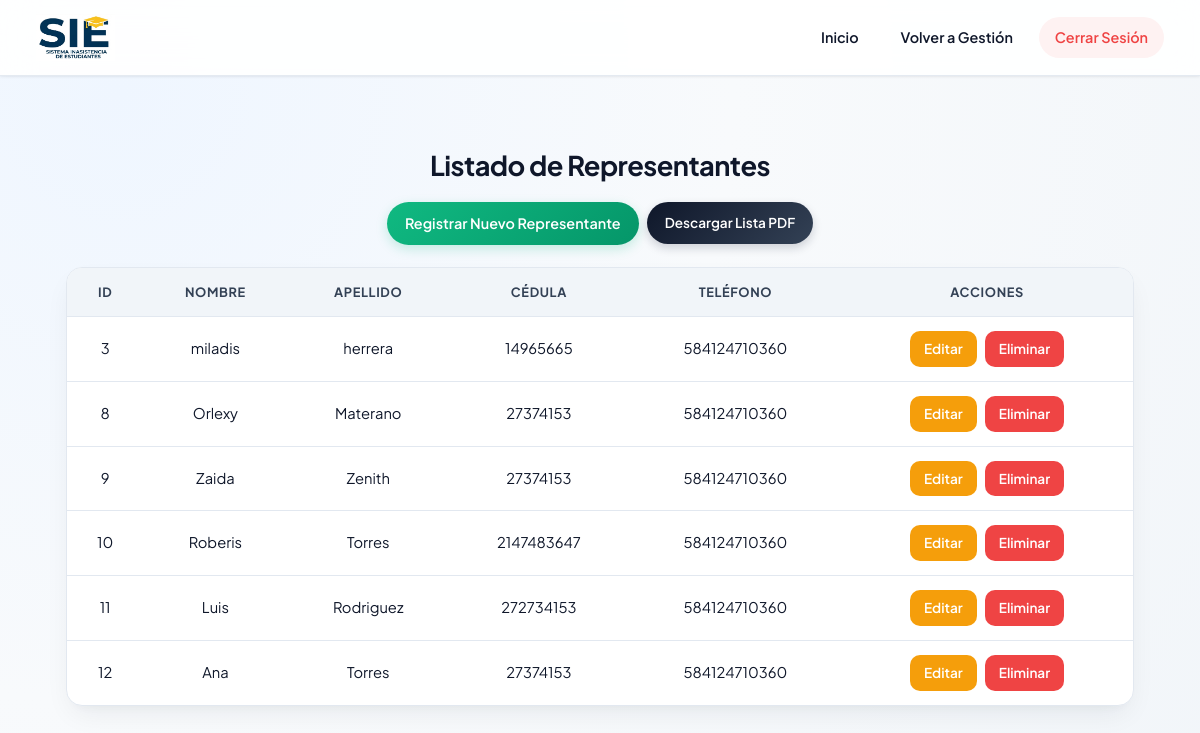
/visual/representantes.php (signed in), run on the app's committed database.
### tables this page shows
CREATE TABLE `representantes` (
  `id_representante` int(11) NOT NULL AUTO_INCREMENT,
  `nombre` varchar(100) NOT NULL,
  `apellido` varchar(100) NOT NULL,
  `cedula` varchar(20) NOT NULL,
  `telefono` varchar(20) NOT NULL,
  PRIMARY KEY (`id_representante`)
);

### visual/representantes.php (the view, shortened to what this page needs)
<?php
require_once __DIR__ . '/../config/conexion.php';
$resultado = $conn->query("SELECT * FROM representantes ORDER BY id_representante");
?>
<!DOCTYPE html>
<html lang="es">
<head>
    <link rel="stylesheet" href="../css/estilos.css">
</head>
<body>
    <header class="header-fijo">
        <div class="logo">
            <img src="logo.png" alt="Logo">
        </div>
        <nav>
            <ul>
                <li><a href="../api/dashboard.php">Inicio</a></li>
                <li><a href="gestionar.php">Volver a Gestión</a></li>
                <li><a href="../api/logout.php">Cerrar Sesión</a></li>
            </ul>
        </nav>
    </header>
    <main style="margin-top: 120px; text-align: center;">
        <h2>Listado de Representantes</h2>
        <div class="acciones-container" style="margin: 14px 0 22px 0;">
            <a href="formulario_repre.php" class="btn-nuevo" style="margin: 0;">Registrar Nuevo Representante</a>
            <a href="../api/generar_pdf.php?tipo=listado_general&modulo=representantes" class="btn-pdf" style="padding: 10px 18px; border-radius: 999px;">Descargar Lista PDF</a>
        </div>
        <table>
            <tr>
                <th>ID</th>
                <th>Nombre</th>
                <th>Apellido</th>
                <th>Cédula</th>
                <th>Teléfono</th>
                <th>Acciones</th>
            </tr>
            <?php
            if ($resultado && $resultado->num_rows > 0) {
                while ($row = $resultado->fetch_assoc()) {
            ?>
            <tr>
                <td><?php echo (int) $row['id_representante']; ?></td>
                <td><?php echo htmlspecialchars($row['nombre']); ?></td>
                <td><?php echo htmlspecialchars($row['apellido']); ?></td>
                <td><?php echo htmlspecialchars($row['cedula']); ?></td>
                <td><?php echo htmlspecialchars($row['telefono']); ?></td>
                <td>
                    <div class="acciones-container">
                        <a href="editar_representante.php?id=<?php echo (int) $row['id_representante']; ?>" class="btn-editar">Editar</a>
                        <a href="../api/eliminar.php?tabla=representantes&id=<?php echo (int) $row['id_representante']; ?>"
                           class="btn-eliminar"
                           onclick="return confirm('¿Estás seguro de que deseas eliminar este representante?');">
                           Eliminar
                        </a>
                    </div>
                </td>
            </tr>
            <?php
                }
            } else {
                echo "<tr><td colspan='6'>No hay representantes registrados.</td></tr>";
            }
            ?>
        </table>
    </main>
</body>
</html>

### css/estilos.css (style rules this page uses)
:root { --primary: #2563eb; --primary-hover: #1d4ed8; --primary-soft: #eff6ff; --secondary: #0f172a; --success: #10b981; --success-hover: #059669; --success-soft: #ecfdf5; --warning: #f59e0b; --warning-hover: #d97706; --warning-soft: #fffbeb; --danger: #ef4444; --danger-hover: #dc2626; --danger-soft: #fef2f2; --bg-main: #f8fafc; --bg-gradient: radial-gradient(circle at 10% 10%, #eff6ff 0%, #f8fafc 45%, #f1f5f9 100%); --surface: #ffffff; --text-main: #0f172a; --text-muted: #64748b; --border-color: #e2e8f0; --radius-sm: 10px; --radius-md: 16px; --radius-lg: 22px; --shadow-sm: 0 1px 3px rgba(15, 23, 42, 0.05), 0 1px 2px rgba(15, 23, 42, 0.03); --shadow-md: 0 12px 28px -6px rgba(15, 23, 42, 0.07), 0 8px 12px -6px rgba(15, 23, 42, 0.04); --shadow-lg: 0 22px 40px -12px rgba(37, 99, 235, 0.16), 0 12px 18px -6px rgba(15, 23, 42, 0.05); }
* { box-sizing: border-box; }
html { scroll-behavior: smooth; }
body { font-family: 'Plus Jakarta Sans', 'Segoe UI', system-ui, -apple-system, sans-serif; background: var(--bg-gradient); background-attachment: fixed; color: var(--text-main); margin: 0; padding: 0; line-height: 1.6; min-height: 100vh; -webkit-font-smoothing: antialiased; }
.header-fijo { position: fixed; top: 0; left: 0; width: 100%; height: 76px; display: flex; justify-content: space-between; align-items: center; gap: 20px; background: rgba(255, 255, 255, 0.9); backdrop-filter: blur(16px); -webkit-backdrop-filter: blur(16px); padding: 10px 36px; border-bottom: 1px solid rgba(226, 232, 240, 0.9); box-shadow: var(--shadow-sm); z-index: 1000; }
.logo { display: flex; align-items: center; gap: 12px; }
.logo img { height: 48px; width: auto; object-fit: contain; transition: transform 0.2s ease; }
nav { display: flex; justify-content: flex-end; align-items: center; gap: 10px; }
nav ul { display: flex; align-items: center; list-style: none; margin: 0; padding: 0; gap: 10px; }
nav ul li { margin: 0; }
nav ul li a, nav > a { text-decoration: none; color: var(--text-main); font-weight: 600; font-size: 0.9rem; padding: 9px 16px; border-radius: 999px; transition: all 0.2s ease; display: inline-flex; align-items: center; gap: 6px; }
nav ul li a[href*="logout.php"], nav > a[href*="iniciar_sesion"], nav > a[href*="login_profesor"] { background: var(--primary-soft); color: var(--primary); }
nav ul li a[href*="logout.php"] { background: var(--danger-soft); color: var(--danger) !important; }
main, .form { margin-top: 108px; padding: 24px 20px 60px; text-align: center; }
h1, h2, h3 { color: var(--secondary); font-weight: 700; letter-spacing: -0.02em; }
h2 { font-size: 1.7rem; margin: 0 auto 12px auto; display: block; width: auto; }
.btn-nuevo, .btn-asistencia { display: inline-flex; align-items: center; gap: 6px; margin: 14px 0 22px 0; background: linear-gradient(135deg, var(--success) 0%, var(--success-hover) 100%); color: #ffffff; padding: 10px 18px; text-decoration: none; border-radius: 999px; font-weight: 600; font-size: 0.9rem; box-shadow: 0 4px 12px rgba(16, 185, 129, 0.22); transition: all 0.2s ease; }
.btn-editar, .btn-eliminar, .btn-ver, .btn-volver, .btn-limpiar, .btn-pdf { display: inline-flex; align-items: center; justify-content: center; gap: 6px; padding: 7px 14px; border-radius: var(--radius-sm); font-size: 0.85rem; font-weight: 600; text-decoration: none; color: #ffffff; transition: all 0.2s ease; }
.btn-pdf { background: linear-gradient(135deg, #0f172a 0%, #334155 100%); color: #ffffff; box-shadow: 0 4px 10px rgba(15, 23, 42, 0.18); }
.btn-editar { background-color: var(--warning); color: #ffffff; }
.btn-eliminar { background-color: var(--danger); color: #ffffff; }
.acciones-container { display: flex; justify-content: center; align-items: center; gap: 8px; }
table { width: 92%; max-width: 1100px; margin: 16px auto 30px auto; border-collapse: separate; border-spacing: 0; background: var(--surface); border-radius: var(--radius-md); overflow: hidden; box-shadow: var(--shadow-md); border: 1px solid var(--border-color); font-size: 0.92rem; }
th, td { padding: 14px 16px; text-align: center; border-bottom: 1px solid var(--border-color); }
th { background: #f1f5f9; color: #334155; font-weight: 700; font-size: 0.8rem; text-transform: uppercase; letter-spacing: 0.05em; }
tr:last-child td { border-bottom: none; }
tbody tr { transition: background-color 0.15s ease; }

### data on the page
representantes: id_representante "3", nombre "miladis", apellido "herrera", cedula "14965665", telefono "584124710360"
representantes: id_representante "8", nombre "Orlexy", apellido "Materano", cedula "27374153", telefono "584124710360"
representantes: id_representante "9", nombre "Zaida", apellido "Zenith", cedula "27374153", telefono "584124710360"
representantes: id_representante "10", nombre "Roberis", apellido "Torres", cedula "2147483647", telefono "584124710360"
representantes: id_representante "11", nombre "Luis", apellido "Rodriguez", cedula "272734153", telefono "584124710360"
representantes: id_representante "12", nombre "Ana", apellido "Torres", cedula "27374153", telefono "584124710360"
